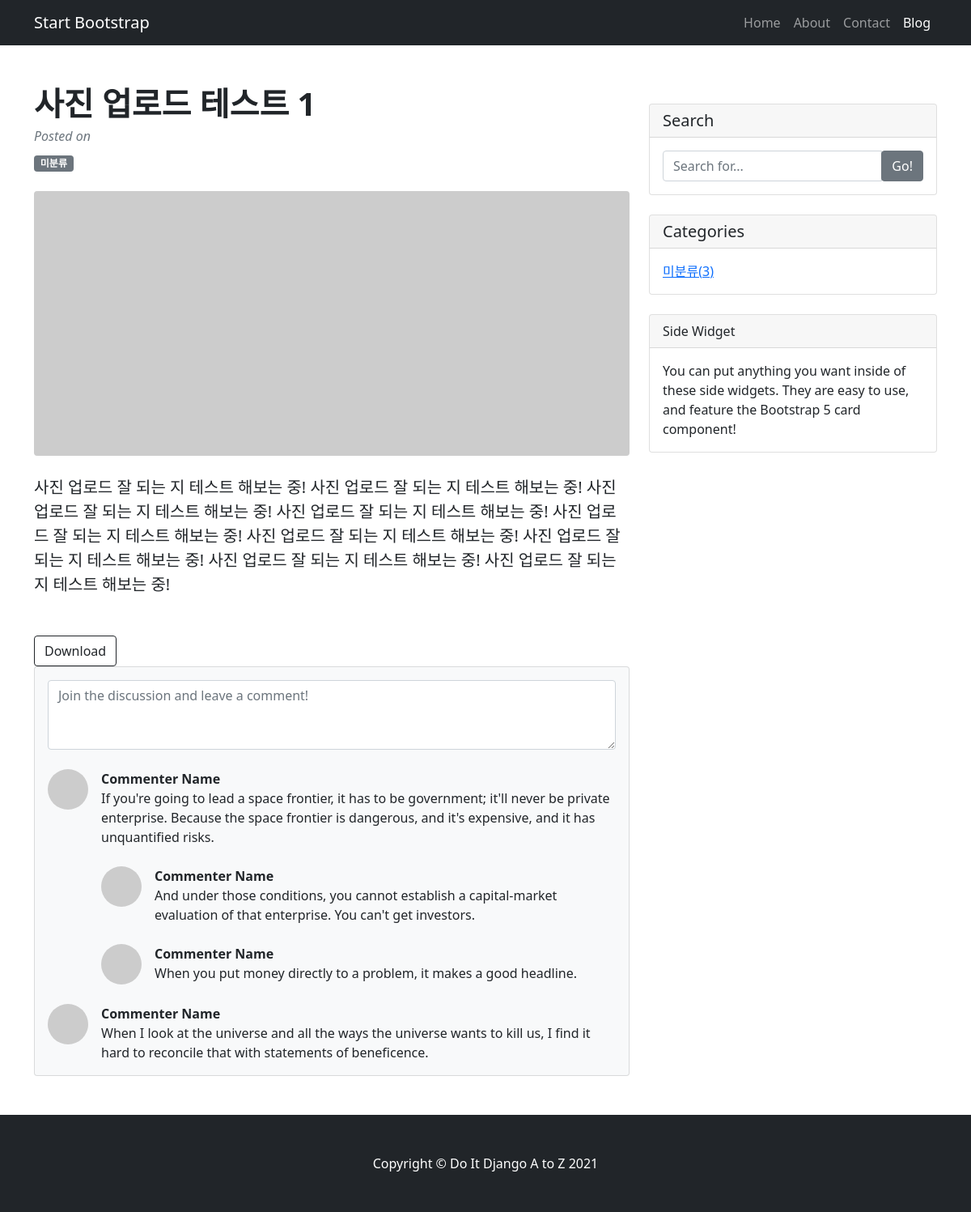
The page /blog/3/ on the database as committed earlier.
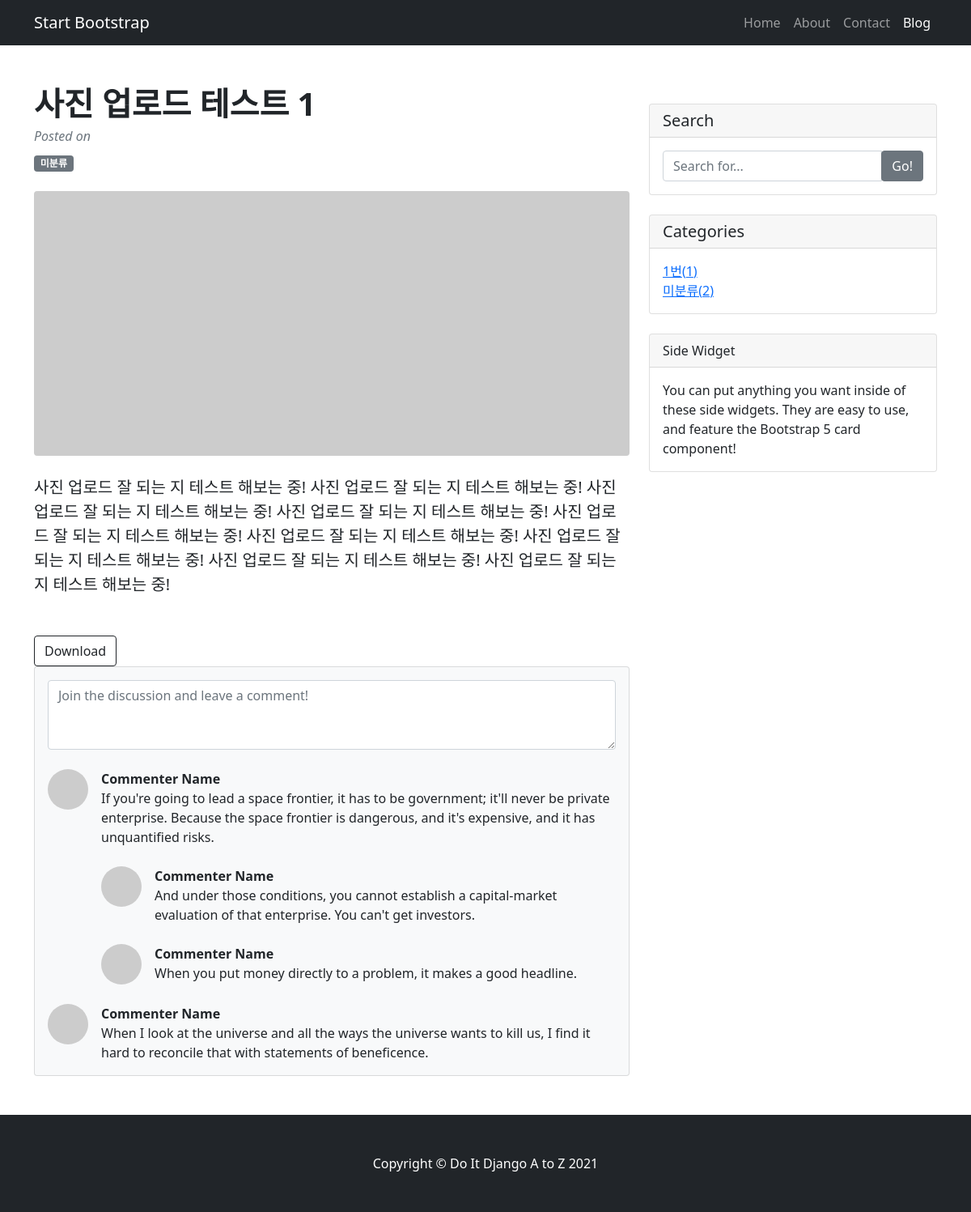
The same page on the database as committed later.
### blog/models.py (models this page shows, shortened)
class Post(models.Model):
  title = models.CharField(max_length=30)
  content = models.TextField()
  head_image = models.ImageField(upload_to = 'blog/images/%Y/%m/%d/', blank=True)
  file_upload = models.FileField(upload_to='blog/files/%Y/%m/%d/', blank=True)
  created_at = models.DateTimeField(auto_now_add = True)
  update_at = models.DateTimeField(auto_now=True)
  author = models.ForeignKey(User, null=True, on_delete=models.SET_NULL)
  category = models.ForeignKey(Category, null=True, blank=True, on_delete=models.SET_NULL)
  tags = models.ManyToManyField(Tag, blank=True)

class Category(models.Model):
  name = models.CharField(max_length=50, unique=True)
  slug = models.SlugField(max_length=200, unique=True, allow_unicode=True)
  def __str__(self):
    return self.name
  def get_absolute_url(self):
    return f'/blog/category/{self.slug}'

### blog/views.py (the view)
# urls.py: path('<int:pk>/', views.PostDetail.as_view()),
class PostDetail(DetailView):
  model = Post
  def get_context_data(self, **kwargs):
    context=super(PostDetail, self).get_context_data()
    context['categories'] = Category.objects.all()
    context['no_categories_post_count'] = Post.objects.filter(category=None).count()
    return context

### blog/templates/blog/post_detail.html (shortened to what this page needs)
<!DOCTYPE html>
{% load static %}
<html lang="en">
  <head>
    <link
      href="{% static 'blog/bootstrap/bootstrap.min.css' %}"
      rel="stylesheet"
      media="screen"
    />
  </head>
  <body>
    <nav class="navbar navbar-expand-lg navbar-dark bg-dark">
      <div class="container">
        <a class="navbar-brand" href="#!">Start Bootstrap</a>
        <div class="collapse navbar-collapse" id="navbarSupportedContent">
          <ul class="navbar-nav ms-auto mb-2 mb-lg-0">
            <li class="nav-item"><a class="nav-link" href="#">Home</a></li>
            <li class="nav-item"><a class="nav-link" href="#!">About</a></li>
            <li class="nav-item"><a class="nav-link" href="#!">Contact</a></li>
            <li class="nav-item">
              <a class="nav-link active" aria-current="page" href="#">Blog</a>
            </li>
          </ul>
        </div>
      </div>
    </nav>
    <div class="container mt-5">
      <div class="row">
        <div class="col-lg-8">
          <article>
            <header class="mb-4">
              <h1 class="fw-bolder mb-1">{{post.title}}</h1>
              <div class="text-muted fst-italic mb-2">
                Posted on {{post.create_at}}
              </div>
              {%if post.category%}
              <span class="badge bg-secondary">{{post.category}}</span>
              {%else%}
              <span class="badge bg-secondary">미분류</span>
              {%endif%}
            </header>
            <figure class="mb-4">
              <img
                class="img-fluid rounded"
                src="https://dummyimage.com/900x400/ced4da/6c757d.jpg"
                alt="..."
              />
            </figure>
            <section class="mb-5">
              <p class="fs-5 mb-4">{{post.content}}</p>
            </section>
            {% if post.file_upload %}
            <a
              href="{{post.file_upload.url}}"
              class="btn btn-outline-dark"
              role="button"
              download
              >Download</a
            >
            {% endif %}
          </article>
          <section class="mb-5">
            <div class="card bg-light">
              <div class="card-body">
                <form class="mb-4">
                  <textarea
                    class="form-control"
                    rows="3"
                    placeholder="Join the discussion and leave a comment!"
                  ></textarea>
                </form>
                <div class="d-flex mb-4">
                  <div class="flex-shrink-0">
                    <img
                      class="rounded-circle"
                      src="https://dummyimage.com/50x50/ced4da/6c757d.jpg"
                      alt="..."
                    />
                  </div>
                  <div class="ms-3">
                    <div class="fw-bold">Commenter Name</div>
                    If you're going to lead a space frontier, it has to be
                    government; it'll never be private enterprise. Because the
                    space frontier is dangerous, and it's expensive, and it has
                    unquantified risks.
                    <div class="d-flex mt-4">
                      <div class="flex-shrink-0">
                        <img
                          class="rounded-circle"
                          src="https://dummyimage.com/50x50/ced4da/6c757d.jpg"
                          alt="..."
                        />
                      </div>
                      <div class="ms-3">
                        <div class="fw-bold">Commenter Name</div>
                        And under those conditions, you cannot establish a
                        capital-market evaluation of that enterprise. You can't
                        get investors.
                      </div>
                    </div>
                    <div class="d-flex mt-4">
                      <div class="flex-shrink-0">
                        <img
                          class="rounded-circle"
                          src="https://dummyimage.com/50x50/ced4da/6c757d.jpg"
                          alt="..."
                        />
                      </div>
                      <div class="ms-3">
                        <div class="fw-bold">Commenter Name</div>
                        When you put money directly to a problem, it makes a
                        good headline.
                      </div>
                    </div>
                  </div>
                </div>
                <div class="d-flex">
                  <div class="flex-shrink-0">
                    <img
                      class="rounded-circle"
                      src="https://dummyimage.com/50x50/ced4da/6c757d.jpg"
                      alt="..."
                    />
                  </div>
                  <div class="ms-3">
                    <div class="fw-bold">Commenter Name</div>
                    When I look at the universe and all the ways the universe
                    wants to kill us, I find it hard to reconcile that with
                    statements of beneficence.
                  </div>
                </div>
              </div>
            </div>
          </section>
        </div>
        <div class="col-lg-4">
          {%include 'blog/sidebar.html'%}
          <div class="card mb-4">
            <div class="card-header">Side Widget</div>
            <div class="card-body">
              You can put anything you want inside of these side widgets. They
              are easy to use, and feature the Bootstrap 5 card component!
            </div>
          </div>
        </div>
      </div>
    </div>
    {%include 'blog/footer.html'%}
  </body>
</html>

### blog/templates/blog/sidebar.html
<div class="card my-4">
  <h5 class="card-header">Search</h5>
  <div class="card-body">
    <div class="input-group">
      <input type="text" class="form-control" placeholder="Search for..." />
      <span class="input-group-btn">
        <button class="btn btn-secondary" type="button">Go!</button>
      </span>
    </div>
  </div>
</div>
<div class="card my-4">
  <h5 class="card-header">Categories</h5>
  <div class="card-body">
    <div class="row">
      <div class="col-lg-6">
        <ul class="list-unstyled mb-0">
          {%for category in categories%}
          <li>
            <a href="{{category.get_absolute_url}}"
              >{{category}}({{category.post_set.count}})</a
            >
          </li>
          {%endfor%}
          <li>
            <a href="/blog/category/no_category/"
              >미분류({{no_categories_post_count}})</a
            >
          </li>
        </ul>
      </div>
    </div>
  </div>
</div>

### blog/templates/blog/footer.html
<footer class="py-5 bg-dark">
  <div class="container">
    <p class="m-0 text-center text-white">
      Copyright &copy; Do It Django A to Z 2021
    </p>
  </div>
</footer>

Rows that differ between the two databases and show on the page:
added Category: name "1번", post_set.count "1"
Other text that changed with them:
{{ no_categories_post_count }}: "3" → "2"
